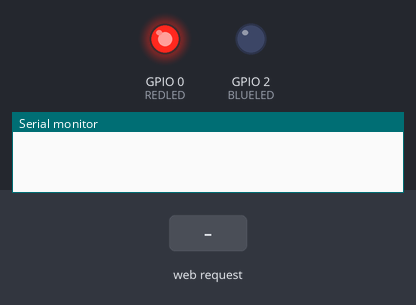
Simulated run of this program. Board: ESP8266 (NodeMCU). Shown: output pins drawn as LEDs (lit = HIGH), the last lines printed to the serial monitor. Dashed ring = blinking. The inputs (shaded band) are chosen by the test bench.

Above: at 0.1 s.
At 1.2 s:
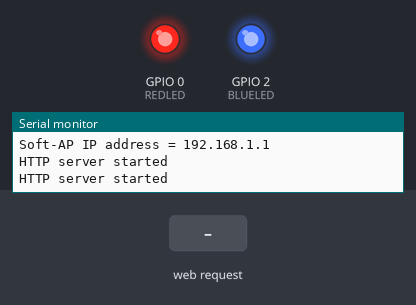
2.4 s: HTTP request GET /lighton received
At 3.9 s:
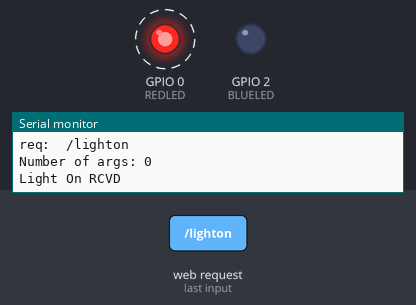
5.4 s: HTTP request GET / received
8.4 s: HTTP request GET /state received
Timing chart, 0 to 17.4 s (numbered marks = the images above; inputs shaded):
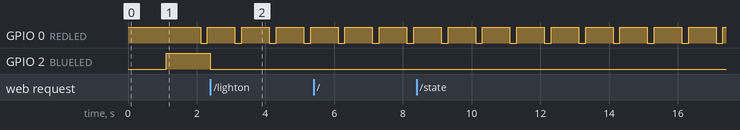

Measured:
- after the input at 2.4 s, GPIO 2 (BLUELED): HIGH → LOW at once
- by itself, GPIO 0 (REDLED): alternates HIGH for 0.80 s and LOW for 0.20 s

The program:

main.cpp
```cpp
/*
    See Feather Huzzah docs: https://github.com/esp8266/Arduino/tree/master/doc/esp8266wifi

    A lot of the Access Point config came from:
    https://github.com/esp8266/Arduino/blob/master/libraries/DNSServer/examples/CaptivePortalAdvanced/CaptivePortalAdvanced.ino
*/
#include <ESP8266WiFi.h>
#include <WiFiClient.h>
#include <ESP8266WebServer.h>
#include <DNSServer.h>
#include <ESP8266mDNS.h>
#include <ArduinoJson.h> //See: https://medium.com/@punnyarthabanerjee/esp8266-handling-data-in-json-7c6f62c9062e

#include <SimpleTimer.h>
#include "pages.h"
#include <Arduino.h>

#define REDLED 0
#define BLUELED 2
#define LED_ON LOW
#define LED_OFF HIGH
#define VBATPIN A0
//AO requires an external voltage divider to measure battery voltage, this code is still here for reference

const char *softAP_ssid = "HuzzahWIFI";
const char *softAP_password = "password"; //No, this is not a critical password at all

/* Soft AP network parameters */
IPAddress local_ip(192,168,1,1);
IPAddress gateway(192,168,1,1);
IPAddress subnet(255,255,255,0);

ESP8266WebServer server(80);

String webString = "";     // String to display
bool isLightOn = false;
SimpleTimer timer;

float batteryLevel(){
    float measuredvbat = analogRead(VBATPIN);
    measuredvbat *= 2;    // we divided by 2, so multiply back
    measuredvbat *= 3.3;  // Multiply by 3.3V, our reference voltage
    measuredvbat /= 1024; // convert to voltage
    Serial.print("VBat: " ); Serial.println(measuredvbat);
    return measuredvbat;
}

void logRequest() {
    // Get request details
    String url = server.uri();

    // Log the request to serial
    Serial.print("req: ");
    Serial.print(" ");
    Serial.println(url);

    int numArgs = server.args();
    Serial.print("Number of args: ");
    Serial.println(numArgs);
    for (int i=0; i< numArgs; i++){
      Serial.print(server.argName(i));
      Serial.print(" : ");
      Serial.println(server.arg(i));
    }
}

void handle_root() {
    logRequest();
    Serial.println("Root request RCVD");
    server.send(200, "text/html", pages::getIndexPage());
    delay(100);
}

void handle_state(){
    logRequest();
    Serial.println("state request RCVD");
    StaticJsonDocument<300> JSONData;
    // Use the object just like a javascript object or a python dictionary
    JSONData["batt"] = batteryLevel();
    JSONData["light"] = isLightOn;
    // You can add more fields
    char data[300];
    // Converts the JSON object to String and stores it in data variable
    serializeJson(JSONData,data);
    // Set status code as 200, content type as application/json and send the data
    server.send(200, "application/json", data);
    delay(100);
}

void handle_lighton(){
    logRequest();
    Serial.println("Light On RCVD");
    isLightOn = true;
    digitalWrite(BLUELED, LED_ON);
    server.send(200);            // send to someones browser when asked
    delay(100);
}

void handle_lightoff(){
    logRequest();
    Serial.println("Light Off RCVD");
    isLightOn = false;
    digitalWrite(BLUELED, LED_OFF);
    server.send(200);            // send to someones browser when asked
    delay(100);
}

void setup(void){
    pinMode(REDLED, OUTPUT);
    pinMode(BLUELED, OUTPUT);

    digitalWrite(REDLED, LED_OFF); //On indicates error state during initialization
    digitalWrite(BLUELED, LED_ON); //On indicates Initialization Period

    // You can open the Arduino IDE Serial Monitor window to see what the code is doing
    Serial.begin(9600);  // Serial connection from ESP-01 via 3.3v console cable
    delay(1000);
    Serial.println("\n\r \n\rWorking to connect");

    //Create Access Point
    Serial.print("Setting soft-AP configuration ... ");
    Serial.println(WiFi.softAPConfig(local_ip, gateway, subnet) ? " Ready" : " Failed!");
    Serial.print("Setting soft-AP ... ");
    Serial.println(WiFi.softAP(softAP_ssid, softAP_password) ? "  Ready" : " Failed!");
    Serial.print("Soft-AP IP address = ");
    Serial.println(WiFi.softAPIP());
    server.begin();
    Serial.println("HTTP server started");

    /* Setup the DNS server redirecting all the domains to the apIP */
    // dnsServer.setErrorReplyCode(DNSReplyCode::NoError);
    // dnsServer.start(DNS_PORT, "*", apIP);
    // delay(1000);
    // Serial.print("IP address: ");
    // Serial.println(WiFi.localIP());

    server.on("/", HTTP_GET, handle_root);
    server.on("/state", HTTP_GET, handle_state);
    server.on("/lighton", HTTP_GET, handle_lighton);
    server.on("/lightoff", HTTP_GET, handle_lightoff);

    server.begin();
    Serial.println("HTTP server started");
    digitalWrite(BLUELED, LED_OFF); //On indicates Initialization Period

    timer.setInterval(1000, [](){
        digitalWrite(REDLED, LED_ON);
        //Serial.println("Status: " + String(WiFi.status()));
        timer.setTimeout(200, [](){
            digitalWrite(REDLED, LED_OFF);
        });
    });
}

void loop(void) {
    server.handleClient();
    // dnsServer.processNextRequest();
    timer.run();
} 
```

pages.cpp
```cpp
#include "pages.h"

namespace pages {
    const char* getIndexPage() {
        // Placeholder implementation
return R"---(
<html>
<head>
    <title>KduPro</title>
    <script type="text/javascript">
        function updateValues() {
            fetch('/state', {method: 'GET'})
                .then(response => response.json())
                .then(data => {
                    document.getElementById("light").innerHTML = data.light ? "Yes" : "No";
                    document.getElementById("batt").innerHTML = data.batt;
                });
        }
        document.addEventListener("DOMContentLoaded", updateValues);
    </script>
</head>
<body>
<h1>KduPro</h1>

<div>
    <h2>Values</h2>
    <p>Is light on: <span id="light">loading...</span></p>
    <p>Battery: <span id="batt">loading...</span></p>
</div>

<div>
    <h2>Actions</h2>
    <button onclick="fetch('/lighton', {method: 'GET'}).then(updateValues)">Turn light on</button>
    <button onclick="fetch('/lightoff', {method: 'GET'}).then(updateValues)">Turn light off</button>
</div>


</body>
</html>
)---";
    }
}
```

pages.h
```cpp
#ifndef PAGES_H
#define PAGES_H

#include <string>

namespace pages {
    const char* getIndexPage();
}

#endif // PAGES_H
```
